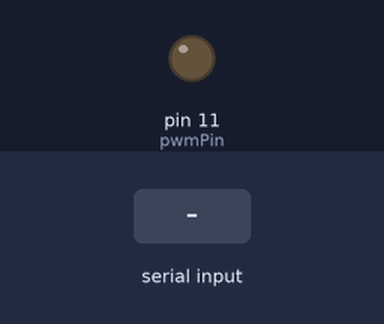
Bench run of a sketch on a simulated Arduino Mega 2560, built with avr-gcc and run on an emulated ATmega2560. Parts: output pins drawn as LEDs (lit = HIGH). Dashed ring = blinking. The inputs (shaded band) are chosen by the test bench. What the sketch prints to the serial monitor is not drawn.

Above: at 1.7 s.
1.8 s: "auto\n" received over Serial
At 2.42 s:
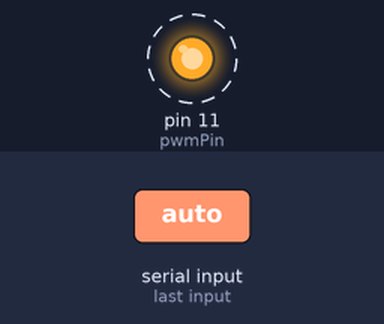
6.3 s: "resume\n" received over Serial
At 13.05 s:
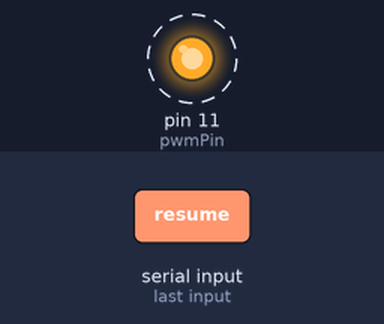
Timing chart, 0 to 13.8 s (numbered marks = the images above; inputs shaded):
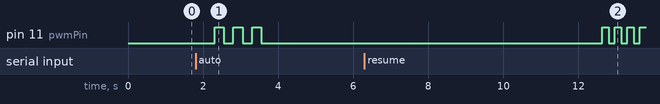

Measured:
- after the input at 1.8 s, pin 11 (pwmPin): alternates HIGH for 0.25 s and LOW for 0.25 s, 6 changes in all, then stays LOW, starting after 0.50 s
- after the input at 6.3 s, pin 11 (pwmPin): alternates HIGH for 0.17 s and LOW for 0.17 s, starting after 6.3 s

The sketch:

solenoid_code.ino
```cpp
const int pwmPin = 11;  // OC1A on Arduino Mega

enum Phase { ON_PHASE, OFF_PHASE };
Phase currentPhase = OFF_PHASE;

unsigned long phaseStartTime = 0;
bool pwmOn = false;
bool paused = false;
bool sweepRunning = false;
bool wakeRunning = false;
bool disclaimerShown = false;

int sweepFrequencies[] = {
  2, 3, 4, 5, 6, 7, 8, 10, 13, 14, 15, 16, 17, 19, 20, 21, 22, 24, 25,
  26, 27, 28, 29, 30, 31, 66, 67, 68, 70, 71, 72, 73, 74, 75, 76, 77,
  78, 79, 80, 81, 83, 84, 85, 86, 87, 88, 89, 90, 92, 93, 94, 95
};
const int sweepCount = sizeof(sweepFrequencies) / sizeof(int);
int sweepIndex = 0;

int userStartFreq = 1;
int userEndFreq = 100;
int userStep = 1;
int currentFreq = 0;
bool useAutoList = true;

void setup() {
  pinMode(pwmPin, OUTPUT);
  Serial.begin(9600);
  delay(100);

  if (!disclaimerShown) {
    Serial.println("⚠️ NOTE: Some frequencies are known to be unreliable and will be skipped.");
    Serial.println("Auto and custom sweeps are filtered to only use known working frequencies.");
    Serial.println("=====================================================================");
    disclaimerShown = true;
  }

  Serial.println("Commands:");
  Serial.println("  'auto'   → Auto sweep (valid freqs once)");
  Serial.println("  'custom' → Enter your own sweep (valid range only)");
  Serial.println("  'wake'   → Wake mode (pulse every 10s)");
  Serial.println("  'pause'  → Pause the sweep");
  Serial.println("  'resume' → Resume the sweep");
  Serial.print("> ");
}

void loop() {
  handleSerialInput();

  if (paused) {
    disablePWMOutput();
    return;
  }

  unsigned long now = millis();

  // === Wake Mode ===
  if (wakeRunning) {
    static unsigned long lastWakeTime = 0;
    if (now - lastWakeTime >= 10000) {  // Every 10 seconds
      setupTimer1(10); // 10 Hz for pulse (adjust if needed)
      Serial.println("[Wake pulse ON]");
      delay(100);
      disablePWMOutput();
      Serial.println("[Wake pulse OFF]");
      lastWakeTime = now;
    }
    return;
  }

  // === Sweep Mode ===
  if (!sweepRunning) {
    disablePWMOutput();
    return;
  }

  // === Start ON Phase ===
  if (!pwmOn && now - phaseStartTime >= 6000) {
    setupTimer1(currentFreq);
    Serial.print("PWM ON at ");
    Serial.print(currentFreq);
    Serial.println(" Hz");

    pwmOn = true;
    phaseStartTime = now;
  }

  // === End ON Phase ===
  if (pwmOn && now - phaseStartTime >= 2000) {
    disablePWMOutput();
    Serial.println("PWM OFF");

    pwmOn = false;
    phaseStartTime = now;

    if (useAutoList) {
      sweepIndex++;
      if (sweepIndex >= sweepCount) {
        Serial.println("[Auto Sweep complete]");
        sweepRunning = false;
        return;
      }
      currentFreq = sweepFrequencies[sweepIndex];
    } else {
      int nextFreq = currentFreq + userStep;
      while (nextFreq <= userEndFreq && !isValidFreq(nextFreq)) {
        Serial.print("Skipping invalid freq: ");
        Serial.println(nextFreq);
        nextFreq += userStep;
      }
      if (nextFreq > userEndFreq) {
        Serial.println("[Custom Sweep complete]");
        sweepRunning = false;
        return;
      }
      currentFreq = nextFreq;
    }
  }
}

bool isValidFreq(int freq) {
  for (int i = 0; i < sweepCount; i++) {
    if (sweepFrequencies[i] == freq) return true;
  }
  return false;
}

void handleSerialInput() {
  static int inputStep = 0;

  if (Serial.available()) {
    String input = Serial.readStringUntil('\n');
    input.trim();
    input.toLowerCase();

    if (input == "pause") {
      paused = true;
      disablePWMOutput();
      Serial.println("[PWM Paused]");
      return;
    }

    if (input == "resume") {
      paused = false;
      phaseStartTime = millis();
      Serial.println("[PWM Resumed]");
      return;
    }

    if (input == "auto") {
      useAutoList = true;
      sweepIndex = 0;
      currentFreq = sweepFrequencies[sweepIndex];
      sweepRunning = true;
      wakeRunning = false;
      phaseStartTime = millis() - 6000;  // Start immediately
      Serial.println("[Auto sweep starting]");
      return;
    }

    if (input == "custom") {
      useAutoList = false;
      inputStep = 0;
      sweepRunning = false;
      wakeRunning = false;
      Serial.println("Enter start frequency:");
      return;
    }

    if (input == "wake") {
      sweepRunning = false;
      wakeRunning = true;
      phaseStartTime = millis();
      Serial.println("[Wake mode activated: 100ms pulse every 10s]");
      return;
    }

    if (!useAutoList && !sweepRunning) {
      int val = input.toInt();
      if (inputStep == 0) {
        userStartFreq = val;
        currentFreq = userStartFreq;
        Serial.println("Enter end frequency:");
        inputStep++;
      } else if (inputStep == 1) {
        userEndFreq = val;
        Serial.println("Enter step size:");
        inputStep++;
      } else if (inputStep == 2) {
        userStep = val;
        sweepRunning = true;
        inputStep = 0;
        phaseStartTime = millis() - 6000;  // Start immediately
        Serial.println("[Custom sweep starting]");
      }
    }

    while (Serial.available()) Serial.read();
  }
}

// === Timer1 PWM Setup ===
void setupTimer1(int freq) {
  disablePWMOutput();
  setPWMFreqHz(freq);
  delayMicroseconds(100);

  TCCR1A = 0;
  TCCR1B = 0;

  TCCR1A |= (1 << COM1A1);
  TCCR1A |= (1 << WGM11);
  TCCR1B |= (1 << WGM12) | (1 << WGM13);
  TCCR1B |= (1 << CS12) | (1 << CS10);
}

void disablePWMOutput() {
  TCCR1A &= ~(1 << COM1A1);
  digitalWrite(pwmPin, LOW);
}

void setPWMFreqHz(int freq) {
  const long F_CPU_HZ = 16000000L;
  const int prescaler = 1024;
  long top = F_CPU_HZ / (prescaler * freq);

  if (top > 65535) top = 65535;
  if (top < 2) top = 2;

  ICR1 = top;
  OCR1A = top / 2;
}
```
